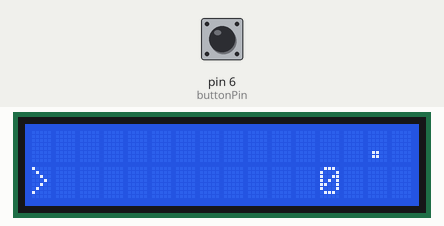
A sketch run on a simulated Arduino Uno, built with avr-gcc and run on an emulated ATmega328P. Shown: 16×2 character LCD. The inputs (shaded band) are chosen by the test bench; at power-on: pin 6 (buttonPin) HIGH. Random numbers use the default seed unless the sketch sets one.

Above: at 1.27 s.
1.3 s: pin 6 (buttonPin) pulled LOW for 0.15 s
At 1.42 s:
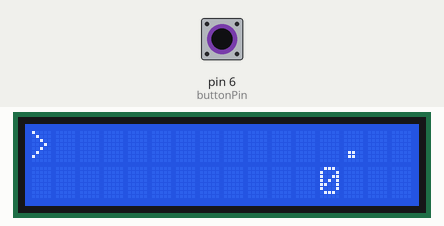
2.0 s: pin 6 (buttonPin) pulled LOW for 1 s
At 2.17 s:
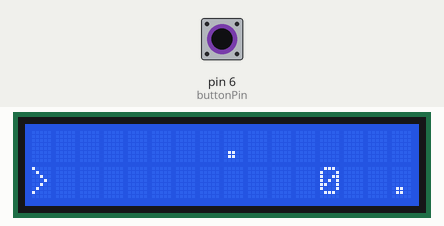
3.6 s: pin 6 (buttonPin) pulled LOW for 0.15 s
At 3.82 s:
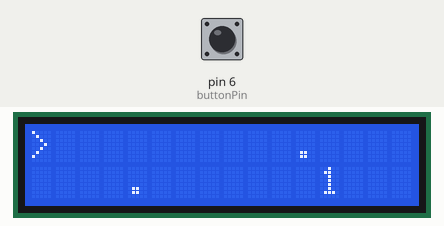
4.3 s: pin 6 (buttonPin) pulled LOW for 1 s
At 5.3 s:
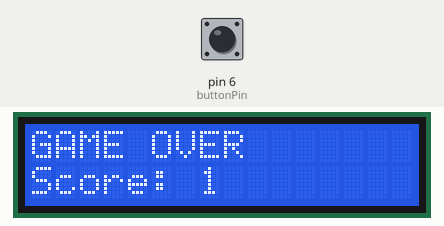
Timing chart, 0 to 7.3 s (numbered marks = the images above; inputs shaded):
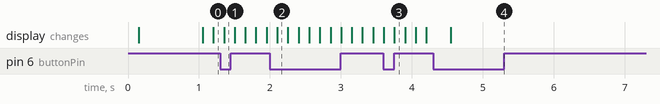

The sketch:

Spaceship.ino
```cpp
#include <LiquidCrystal.h>
#include <stdlib.h>  // For random number generation

// Game structures
struct Player {
  int pos;  // 0 (top) or 1 (bottom)
  bool hit;
};

struct Bullet {
  int pos;
  bool active;
  int row;  // 0 (top) or 1 (bottom)
};

// Hardware setup
LiquidCrystal lcd(12, 11, 5, 4, 3, 2);
const int buttonPin = 6;

// Game state
Player player;
Bullet bullets[3];  // Array for multiple bullets
int gameScore = 0;
bool gameOver = false;

// Timing control
unsigned long lastGameUpdate = 0;
const unsigned long gameUpdateInterval = 150; // ms
unsigned long lastBulletSpawn = 0;
const unsigned long bulletSpawnInterval = 1000; // ms

// Button control
unsigned long lastDebounceTime = 0;
const unsigned long debounceDelay = 25;
int lastButtonState = HIGH;
int buttonState = HIGH;

void setup() {
  lcd.begin(16, 2);
  pinMode(buttonPin, INPUT_PULLUP);
  randomSeed(analogRead(0));  // Seed random number generator
  initializeGame();
}

void initializeGame() {
  player.pos = 1;  // Start at bottom
  player.hit = false;

  // Initialize all bullets as inactive
  for (int i = 0; i < 3; i++) {
    bullets[i].active = false;
  }

  gameScore = 0;
  gameOver = false;

  lcd.clear();
}

void loop() {
  checkButton();  // Check button state every loop

  if (!gameOver) {
    unsigned long currentTime = millis();

    // Update game at consistent intervals
    if (currentTime - lastGameUpdate >= gameUpdateInterval) {
      lastGameUpdate = currentTime;
      updateGame();
      spawnBullets(currentTime);
      renderGame();
    }
  } else {
    displayGameOver();
    // Auto-restart after 2 seconds
    if (millis() - lastGameUpdate > 5000) {
      initializeGame();
    }
  }
}

void spawnBullets(unsigned long currentTime) {
  if (currentTime - lastBulletSpawn >= bulletSpawnInterval) {
    lastBulletSpawn = currentTime;

    // Find an inactive bullet to spawn
    for (int i = 0; i < 3; i++) {
      if (!bullets[i].active) {
        bullets[i].pos = 15;  // Start at right edge
        bullets[i].row = random(2);  // Random row (0 or 1)
        bullets[i].active = true;
        break;
      }
    }
  }
}

void checkButton() {
  int reading = digitalRead(buttonPin);

  // Reset debounce timer if state changed
  if (reading != lastButtonState) {
    lastDebounceTime = millis();
  }

  // Only accept the change if it's stable
  if ((millis() - lastDebounceTime) > debounceDelay) {
    if (reading != buttonState) {
      buttonState = reading;

      // On button press (LOW with pullup)
      if (buttonState == LOW) {
        player.pos = 1 - player.pos; // Toggle between 0 and 1
      }
    }
  }

  lastButtonState = reading;
}

void updateGame() {
  // Update all active bullets
  for (int i = 0; i < 3; i++) {
    if (bullets[i].active) {
      bullets[i].pos--;

      // Check if bullet went off screen
      if (bullets[i].pos < 0) {
        bullets[i].active = false;
        gameScore++;
      }

      // Check collision with player
      if (bullets[i].pos == 0 && bullets[i].row == player.pos) {
        gameOver = true;
      }
    }
  }
}

void renderGame() {
  lcd.clear();

  // Draw player ship (always at left column)
  lcd.setCursor(0, player.pos);
  lcd.print(">");

  // Draw all active bullets
  for (int i = 0; i < 3; i++) {
    if (bullets[i].active) {
      lcd.setCursor(bullets[i].pos, bullets[i].row);
      lcd.print(".");
    }
  }

  // Display score
  lcd.setCursor(12, 1);
  lcd.print(gameScore);
}

void displayGameOver() {
  lcd.clear();
  lcd.setCursor(0, 0);
  lcd.print("GAME OVER");
  lcd.setCursor(0, 1);
  lcd.print("Score: ");
  lcd.print(gameScore);
}
```
